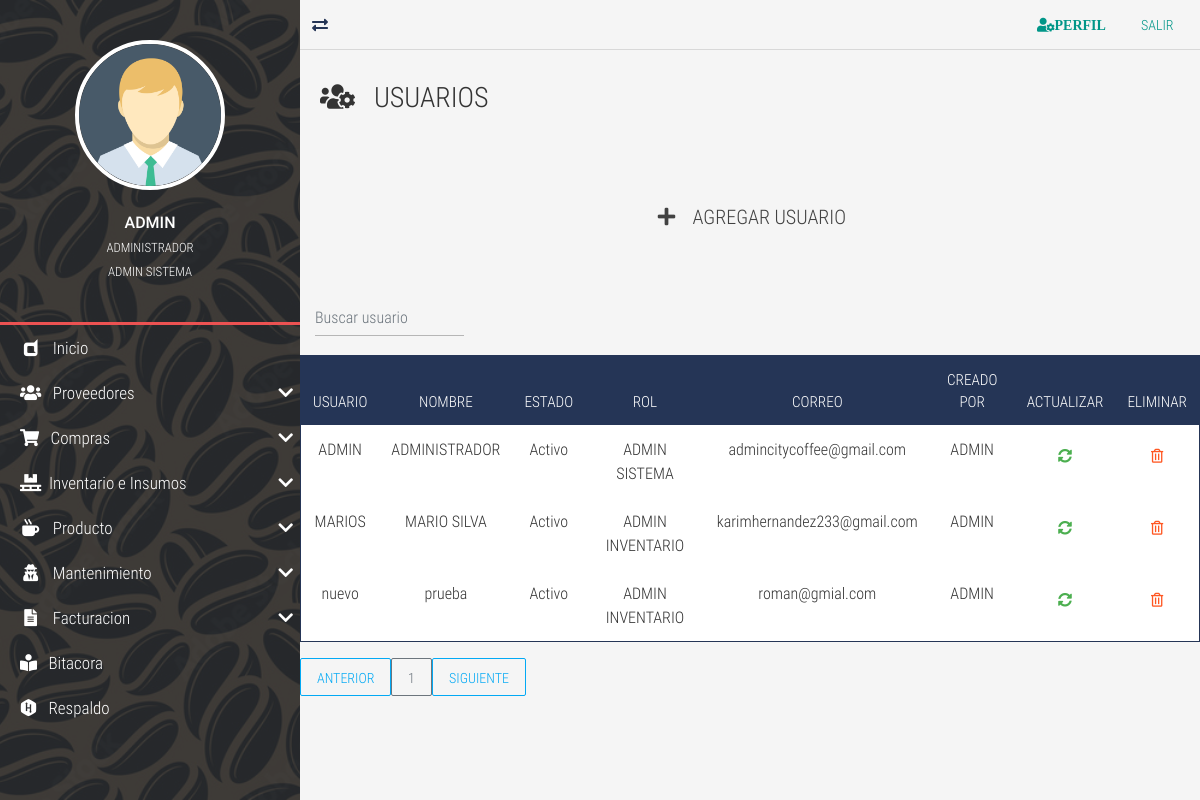
Page /user-list/ (signed in) on the earlier database version.
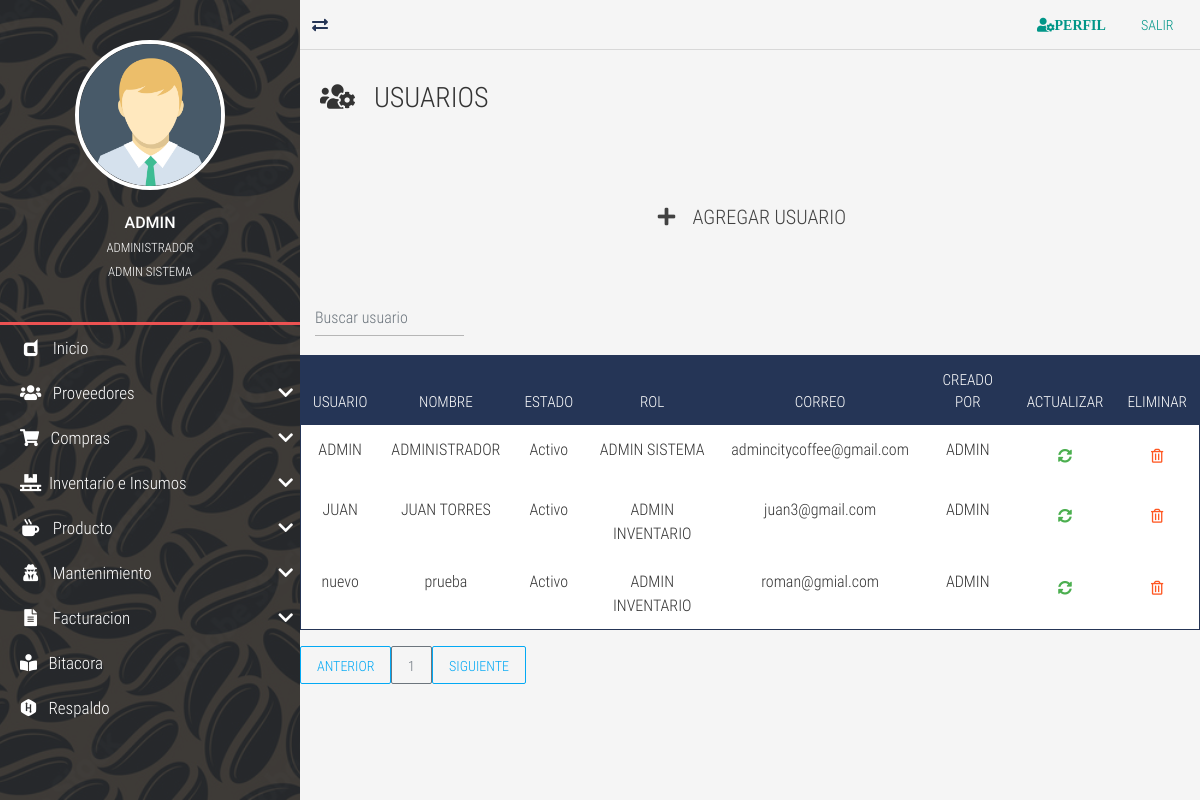
Same page on the later database version.
### tables this page shows
CREATE TABLE `TBL_usuarios` (
  `id_usuario` int NOT NULL AUTO_INCREMENT,
  `usuario` varchar(50) NOT NULL,
  `nombre_usuario` varchar(100) NOT NULL,
  `estado_usuario` enum('Activo','Inactivo','Bloqueado','Nuevo') NOT NULL,
  `contrasena` varchar(100) NOT NULL,
  `id_rol` int NOT NULL,
  `fecha_ultima_conexion` datetime DEFAULT NULL,
  `preguntas_contestadas` int DEFAULT NULL,
  `primer_ingreso` int DEFAULT NULL,
  `fecha_vencimiento` date DEFAULT NULL,
  `correo_electronico` varchar(50) DEFAULT NULL,
  `creado_por` varchar(30) DEFAULT NULL,
  `fecha_creacion` datetime DEFAULT NULL,
  `modificado_por` varchar(30) DEFAULT NULL,
  `fecha_modificacion` datetime DEFAULT NULL,
  PRIMARY KEY (`id_usuario`)
);

CREATE TABLE `TBL_ms_roles` (
  `id_rol` int NOT NULL AUTO_INCREMENT,
  `rol` varchar(50) NOT NULL DEFAULT '',
  `descripcion` varchar(100) DEFAULT NULL,
  `creado_por` varchar(50) DEFAULT NULL,
  `fecha_creacion` datetime DEFAULT NULL,
  `modificado_por` varchar(50) DEFAULT NULL,
  `fecha_modificacion` datetime DEFAULT NULL,
  PRIMARY KEY (`id_rol`)
);

### controladores/vistasControlador.php (called while the page is built, shortened)
<?php
	class vistasControlador extends vistasModelo{
		public function obtener_plantilla_controlador(){
			return require_once "./vistas/plantilla.php";
		}
	}

### index.php (called while the page is built, shortened)
<?php
	require_once "./controladores/vistasControlador.php";
	$plantilla = new vistasControlador();
	$plantilla->obtener_plantilla_controlador();

### vistas/contenidos/user-list-view.php (the view, shortened to what this page needs)
<div class="full-box page-header">
	<h3 class="text-left">
		<i class="fas fa-users-cog"></i> &nbsp; USUARIOS
	</h3>
</div>
<div class="container-fluid">
	<ul class="full-box list-unstyled page-nav-tabs">
		<li>
			<div class="btn btn-dark btn-lg" data-toggle="modal" data-target="#ModalCrear"><i class="fas fa-plus fa-fw"></i> &nbsp; AGREGAR USUARIO</div>
		</li>
	</ul>
</div>
<?php
$where="";
?>
<div class="container-fluid">
  <form class="d-flex">
      <input class="form-control me-2 light-table-filter" data-table="table_id" type="text"
      placeholder="Buscar usuario">
      </form>
</div>
      <table class="table table-striped table-dark table_id text-center" id="tblDatos">
                <thead>
					<tr>
					<th>USUARIO</th>
					<th>NOMBRE</th>
					<th>ESTADO</th>
					<th>ROL</th>
					<th>CORREO</th>
					<th>CREADO POR</th>
					<th>ACTUALIZAR</th>
					<th>ELIMINAR</th>
					</tr>
                </thead>
                <tbody>
				<?php
					include ("./cone.php");
					$SQL="SELECT u.id_usuario, u.usuario, u.nombre_usuario, u.estado_usuario, r.rol,u.correo_electronico,
					u.creado_por FROM TBL_usuarios u
					inner JOIN TBL_ms_roles r ON r.id_rol = u.id_rol
					$where";
					$dato = mysqli_query($conexion, $SQL);
					if($dato -> num_rows >0){
						while($fila=mysqli_fetch_array($dato)){
				?>
				<tr>
				<td><?php echo $fila['usuario']; ?></td>
				<td><?php echo $fila['nombre_usuario']; ?></td>
				<td><?php echo $fila['estado_usuario']; ?></td>
				<td><?php echo $fila['rol']; ?></td>
				<td><?php echo $fila['correo_electronico']; ?></td>
				<td><?php echo $fila['creado_por']?></td>
				<td>
				<div class="btn btn-success" data-toggle="modal" data-target="#ModalActualizar<?php echo $fila['id_usuario'];?>">
					<i class="fas fa-sync-alt"> </i>
				</div>
			</td>
				<td>
					<form class="FormularioAjax" action="<?php echo SERVERURL; ?>ajax/usuarioAjax.php" method="POST" data-form="delete" autocomplete="off">
					<button type="submit" class="btn btn-warning">
						<i class="far fa-trash-alt"></i>
					</button>
					</form>
				</td>
				</tr>
		<?php
			}
		}else{
		?>
    <tr class="text-center">
    <td colspan="16">No existen registros</td>
    </tr>
    <?php
		}
	?>
	</body>
<div id="paginador" class=""></div>

Differences in the rows shown:
changed tbl_usuarios: usuario "MARIOS" → "JUAN"; nombre_usuario "MARIO SILVA" → "JUAN TORRES"; correo_electronico "karimhernandez233@gmail.com" → "juan3@gmail.com"
